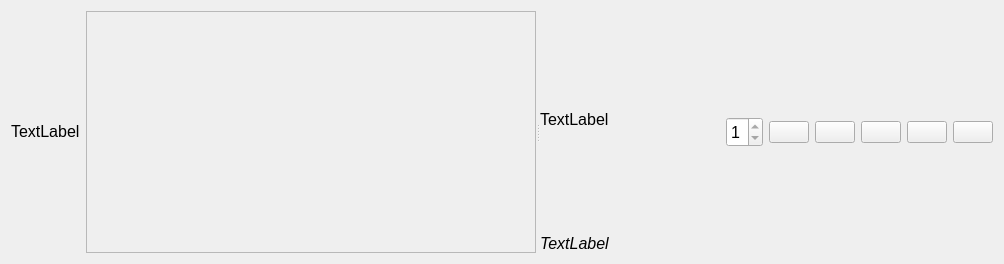
<?xml version="1.0" encoding="UTF-8"?>
<ui version="4.0">
 <class>RecordPreview</class>
 <widget class="QWidget" name="RecordPreview">
  <property name="geometry">
   <rect>
    <x>0</x>
    <y>0</y>
    <width>1004</width>
    <height>264</height>
   </rect>
  </property>
  <property name="windowTitle">
   <string>Form</string>
  </property>
  <layout class="QHBoxLayout" name="horizontalLayout_3">
   <item>
    <widget class="QLabel" name="number">
     <property name="sizePolicy">
      <sizepolicy hsizetype="Fixed" vsizetype="Fixed">
       <horstretch>0</horstretch>
       <verstretch>0</verstretch>
      </sizepolicy>
     </property>
     <property name="minimumSize">
      <size>
       <width>40</width>
       <height>0</height>
      </size>
     </property>
     <property name="font">
      <font>
       <pointsize>12</pointsize>
      </font>
     </property>
     <property name="text">
      <string>TextLabel</string>
     </property>
    </widget>
   </item>
   <item>
    <widget class="QSplitter" name="splitter">
     <property name="orientation">
      <enum>Qt::Horizontal</enum>
     </property>
     <widget class="QScrollArea" name="scrollArea">
      <property name="sizePolicy">
       <sizepolicy hsizetype="Preferred" vsizetype="Expanding">
        <horstretch>0</horstretch>
        <verstretch>0</verstretch>
       </sizepolicy>
      </property>
      <property name="minimumSize">
       <size>
        <width>450</width>
        <height>240</height>
       </size>
      </property>
      <property name="verticalScrollBarPolicy">
       <enum>Qt::ScrollBarAlwaysOff</enum>
      </property>
      <property name="sizeAdjustPolicy">
       <enum>QAbstractScrollArea::AdjustToContents</enum>
      </property>
      <property name="widgetResizable">
       <bool>true</bool>
      </property>
      <widget class="QWidget" name="scrollAreaWidgetContents">
       <property name="geometry">
        <rect>
         <x>0</x>
         <y>0</y>
         <width>448</width>
         <height>16</height>
        </rect>
       </property>
       <property name="sizePolicy">
        <sizepolicy hsizetype="MinimumExpanding" vsizetype="Fixed">
         <horstretch>0</horstretch>
         <verstretch>0</verstretch>
        </sizepolicy>
       </property>
       <layout class="QGridLayout" name="gridLayout_3">
        <property name="leftMargin">
         <number>0</number>
        </property>
        <property name="topMargin">
         <number>0</number>
        </property>
        <property name="rightMargin">
         <number>0</number>
        </property>
        <property name="bottomMargin">
         <number>0</number>
        </property>
        <item row="0" column="0">
         <layout class="QHBoxLayout" name="images_layout"/>
        </item>
       </layout>
      </widget>
     </widget>
     <widget class="QWidget" name="verticalLayoutWidget">
      <layout class="QVBoxLayout" name="verticalLayout_3">
       <item>
        <widget class="QLabel" name="text">
         <property name="sizePolicy">
          <sizepolicy hsizetype="Expanding" vsizetype="Expanding">
           <horstretch>0</horstretch>
           <verstretch>0</verstretch>
          </sizepolicy>
         </property>
         <property name="minimumSize">
          <size>
           <width>150</width>
           <height>0</height>
          </size>
         </property>
         <property name="font">
          <font>
           <pointsize>12</pointsize>
          </font>
         </property>
         <property name="text">
          <string>TextLabel</string>
         </property>
         <property name="wordWrap">
          <bool>true</bool>
         </property>
        </widget>
       </item>
       <item>
        <widget class="QLabel" name="log_info">
         <property name="font">
          <font>
           <pointsize>12</pointsize>
           <italic>true</italic>
          </font>
         </property>
         <property name="text">
          <string>TextLabel</string>
         </property>
        </widget>
       </item>
      </layout>
     </widget>
    </widget>
   </item>
   <item>
    <widget class="QSpinBox" name="spinbox">
     <property name="enabled">
      <bool>true</bool>
     </property>
     <property name="maximumSize">
      <size>
       <width>16777215</width>
       <height>30</height>
      </size>
     </property>
     <property name="font">
      <font>
       <pointsize>12</pointsize>
      </font>
     </property>
     <property name="minimum">
      <number>1</number>
     </property>
     <property name="maximum">
      <number>1</number>
     </property>
    </widget>
   </item>
   <item>
    <widget class="QPushButton" name="time_button">
     <property name="text">
      <string/>
     </property>
     <property name="icon">
      <iconset>
       <normalon>:/images/icons8-time-80.png</normalon>
      </iconset>
     </property>
     <property name="iconSize">
      <size>
       <width>30</width>
       <height>30</height>
      </size>
     </property>
    </widget>
   </item>
   <item>
    <widget class="QPushButton" name="reroll_button">
     <property name="toolTip">
      <string>Случайный выбор</string>
     </property>
     <property name="text">
      <string/>
     </property>
     <property name="icon">
      <iconset>
       <normalon>:/images/icons8-available-updates-80.png</normalon>
      </iconset>
     </property>
     <property name="iconSize">
      <size>
       <width>30</width>
       <height>30</height>
      </size>
     </property>
    </widget>
   </item>
   <item>
    <widget class="QPushButton" name="number_button">
     <property name="toolTip">
      <string>Выбор по номеру</string>
     </property>
     <property name="text">
      <string/>
     </property>
     <property name="icon">
      <iconset>
       <normalon>:/images/icons8-12-80.png</normalon>
      </iconset>
     </property>
     <property name="iconSize">
      <size>
       <width>30</width>
       <height>30</height>
      </size>
     </property>
    </widget>
   </item>
   <item>
    <widget class="QPushButton" name="search_button">
     <property name="toolTip">
      <string>Поиск по списку</string>
     </property>
     <property name="text">
      <string/>
     </property>
     <property name="icon">
      <iconset>
       <normalon>:/images/icons8-search-80.png</normalon>
      </iconset>
     </property>
     <property name="iconSize">
      <size>
       <width>30</width>
       <height>30</height>
      </size>
     </property>
    </widget>
   </item>
   <item>
    <widget class="QPushButton" name="switch_button">
     <property name="toolTip">
      <string>Сдвинуть вниз</string>
     </property>
     <property name="text">
      <string/>
     </property>
     <property name="icon">
      <iconset>
       <normalon>:/images/icons8-sort-down-80.png</normalon>
      </iconset>
     </property>
     <property name="iconSize">
      <size>
       <width>30</width>
       <height>30</height>
      </size>
     </property>
    </widget>
   </item>
  </layout>
 </widget>
 <resources/>
 <connections/>
</ui>
